Frame 1 (no input): blank canvas, image omitted
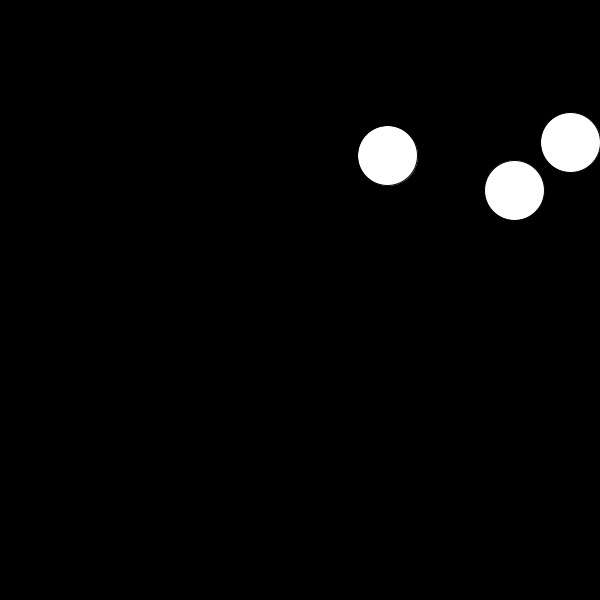
Frame 60 (the mouse pressed at the canvas centre just before this capture)
Frame 120 (the mouse held since frame 60 and released just before this capture): identical to frame 60, image omitted

The Processing sketch that drew this single still picture (run headless with seeded random() and noise(); from frame 60 on, the mouse is pressed at the canvas centre):

// Processing sketch: processing_170312
// ── processing_170312.pde

Sphere[] spheres = new Sphere[4];
boolean globalGrow = true;

void draw() {
  background(0);
 

  for (int x=0; x<3; x++) {
    for (int y=0; y<3; y++) {
      if (spheres[x].intersect(spheres[y])) {
        if (x != y) {
          color c = color(random(255), random(255), random(255));
          spheres[x].resetMe(c);
          spheres[y].resetMe(c);
        }
      }
    }
  }
 
  for (int i=0; i<3; i++) {
    if (globalGrow == true) {
      spheres[i].sizeIt();
    }
    spheres[i].display();
  }
}

void setup() {
  size(600, 600);

  for (int i = 0; i < spheres.length; i ++ ) {
    spheres[i] = new Sphere ();
  }
}

 
void mousePressed() {
  if (globalGrow == true) {
    globalGrow = false;
  } else {
    globalGrow = true;
  }
}

class Sphere {
  float r;
  float x, y;
  color c;
 
  Sphere() {
    resetMe(color(random(255,0)));
  }
  void resetMe(color tempC) {
    r = 0;
    x = random(width);
    y = random(height);
    c = tempC;
  }
 void sizeIt() {
    r+=.5;
  }
  void display() {
    fill(c);
    ellipse(x, y, r*2, r*2);
  }
 
  boolean intersect(Sphere b) {
    float distance = dist(x, y, b.x, b.y);
    if (distance < r + b.r) {
      return true;
    } else {
      return false;
    }
  }
}
